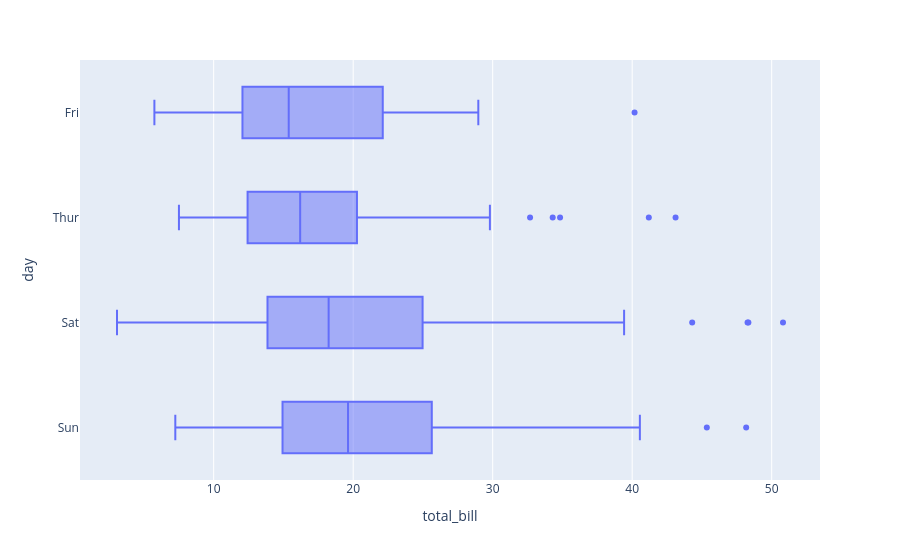

The cell this chart's notebook holds for it:
### Code cell
boxPLot = px.box(tips, x='total_bill',y='day')
boxPLot

### Figure 1 — Plotly figure (JSON) as saved in the notebook; plotly's stock layout.template omitted (floating-point values rounded to 4 significant figures; data arrays with more than 128 entries replaced by an {"elided": "..."} marker saying what was removed)
{"data": [{"alignmentgroup": "True", "hovertemplate": "total_bill=%{x}<br>day=%{y}<extra></extra>", "legendgroup": "", "marker": {"color": "#636efa"}, "name": "", "notched": false, "offsetgroup": "", "orientation": "h", "showlegend": false, "type": "box", "x": {"elided": "244 float values"}, "x0": " ", "xaxis": "x", "y": {"elided": "244 str values"}, "y0": " ", "yaxis": "y"}], "layout": {"boxmode": "group", "legend": {"tracegroupgap": 0}, "margin": {"t": 60}, "xaxis": {"anchor": "y", "domain": [0, 1], "title": {"text": "total_bill"}}, "yaxis": {"anchor": "x", "domain": [0, 1], "title": {"text": "day"}}}}
